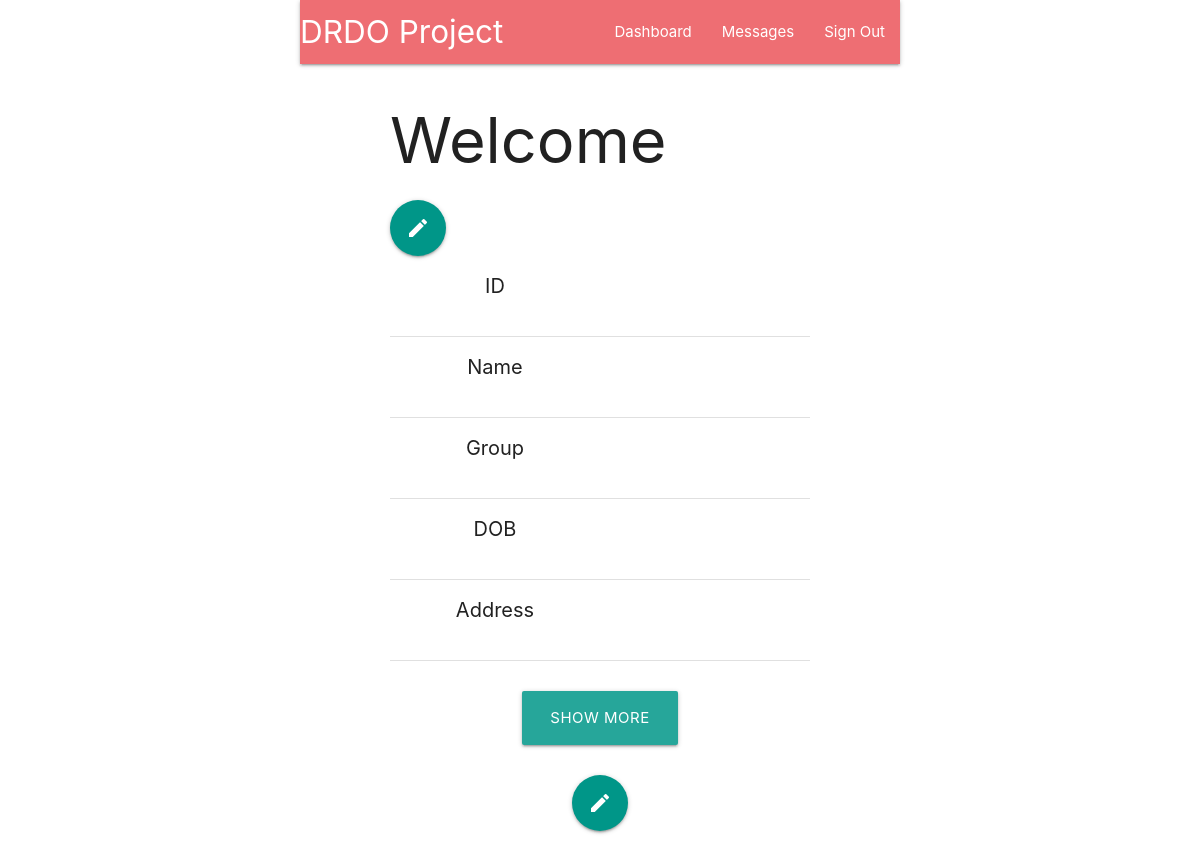
/dashboard (signed in), run on an earlier commit of the app's database.
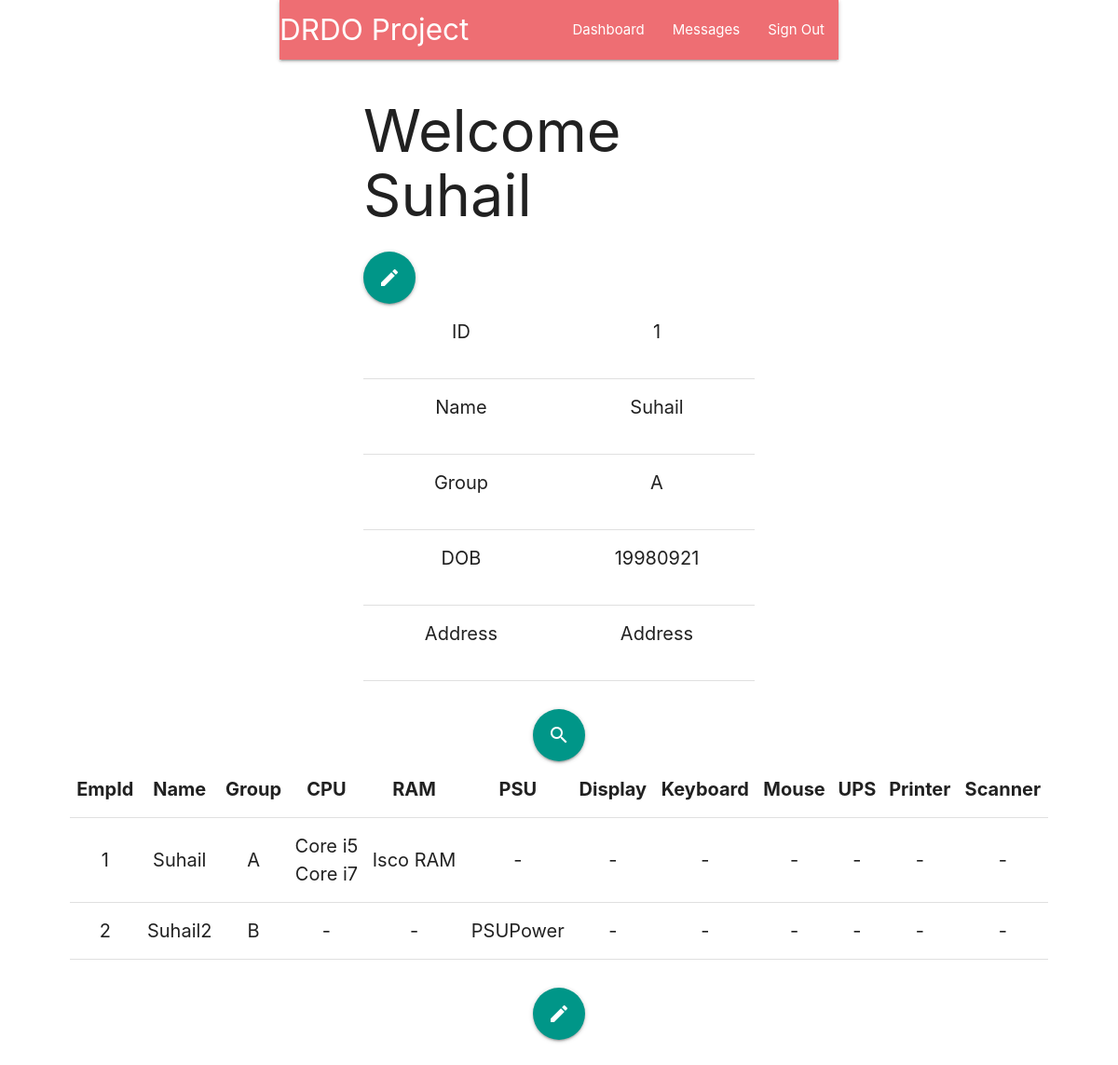
And on a later commit of the database.
### app.py (models this page shows, shortened)
class Employees(db.Model):
    group = db.Column(db.String(20))
    empId = db.Column(db.String(16), primary_key=True, unique=True, nullable=False)
    name = db.Column(db.String(50), nullable=False)
    dob = db.Column(db.String(10))
    address = db.Column(db.String(100), nullable=False)
    cpu = db.Column(db.String(16))
    ram = db.Column(db.String(16))
    psu = db.Column(db.String(16))
    display = db.Column(db.String(16))
    keyboard = db.Column(db.String(16))
    mouse = db.Column(db.String(16))
    ups = db.Column(db.String(16))
    printer = db.Column(db.String(16))
    scanner = db.Column(db.String(16))
    messages = db.Column(db.String(16))
    code = db.relationship("Auth", backref="emp")

class Cpu(db.Model):
    tagId = db.Column(db.String(16), primary_key=True, unique=True, nullable=False)
    name = db.Column(db.String(10), nullable=False)
    model = db.Column(db.String(10), nullable=False)
    gen = db.Column(db.String(10), nullable=False)
    remarks = db.Column(db.String(50), nullable=False)

class Ram(db.Model):
    tagId = db.Column(db.String(16), primary_key=True, unique=True, nullable=False)
    name = db.Column(db.String(10), nullable=False)
    model = db.Column(db.String(10), nullable=False)
    gen = db.Column(db.String(10), nullable=False)
    remarks = db.Column(db.String(50), nullable=False)

class Psu(db.Model):
    tagId = db.Column(db.String(16), primary_key=True, unique=True, nullable=False)
    name = db.Column(db.String(10), nullable=False)
    model = db.Column(db.String(10), nullable=False)
    gen = db.Column(db.String(10), nullable=False)
    remarks = db.Column(db.String(50), nullable=False)

### app.py (the view)
@app.route('/dashboard', methods=['POST', 'GET'])
def dashboard():
    if request.method == 'POST':
        arr = request.form['js_data'].split(',')
        emp = Employees.query.get_or_404(arr[0])
        emp.name=arr[1]
        emp.group=arr[2]
        emp.dob=arr[3]
        emp.address=arr[4]
        db.session.commit()
        print(emp)
        return str(emp)
    else:
        if(session=={}):
            return redirect('/')
        else:
            emp = Employees.query.filter_by(empId=session['userId']).first()
            admin = Auth.query.filter_by(empId = session['userId']).first().admin
            userRow = []
            if(admin==True):
                AllData=Employees.query.all()
                for item in AllData:
                    cpus = []
                    rams = []
                    msgs = []
                    psus = []
                    displays = []
                    keyboards=[]
                    mouses=[]
                    upss=[]
                    printers=[]
                    scanners=[]
                    messages=[]
                    if item.cpu != None:
                        cpuIds = item.cpu.split(',')
                        for tagId in cpuIds:
                            temp = Cpu.query.filter_by(tagId=tagId).first()
                            if temp != None:
                                cpus.append(temp.name)
                    if item.ram != None:
                        ramIds = item.ram.split(',')
                        for tagId in ramIds:
                            temp = Ram.query.filter_by(tagId=tagId).first()
                            if temp != None:
                                rams.append(temp.name)
                    if item.psu != None:
                        psuIds = item.psu.split(',')
                        for tagId in psuIds:
                            temp = Psu.query.filter_by(tagId=tagId).first()
                            if temp != None:
                                psus.append(temp.name)
                    if item.display != None:
                        displayIds = item.display.split(',')
                        for tagId in displayIds:
                            temp = Display.query.filter_by(tagId=tagId).first()
                            if temp != None:
                                displays.append(temp.name)
                    if item.keyboard != None:
                        keyboardIds = item.keyboard.split(',')
                        for tagId in keyboardIds:
                            temp = Keyboard.query.filter_by(tagId=tagId).first()
                            if temp != None:
                                keyboards.append(temp.name)
                    if item.mouse != None:
                        mouseIds = item.mouse.split(',')
                        for tagId in mouseIds:
                            temp = Mouse.query.filter_by(tagId=tagId).first()
                            if temp != None:
                                mouses.append(temp.name)
                    if item.ups != None:
                        upsIds = item.ups.split(',')
                        for tagId in upsIds:
                            temp = Ups.query.filter_by(tagId=tagId).first()
                            if temp != None:
                                upss.append(temp.name)
                    if item.printer != None:
                        printerIds = item.printer.split(',')
                        for tagId in printerIds:
                            temp = Printer.query.filter_by(tagId=tagId).first()
                            if temp != None:
                                printers.append(temp.name)
                    if item.scanner != None:
                        scannerIds = item.scanner.split(',')
                        for tagId in scannerIds:
                            temp = Scanner.query.filter_by(tagId=tagId).first()
                            if temp != None:
                                scanners.append(temp.name)
                    if item.messages!= None:
                        messageIds = item.messages.split(',')
                        for tagId in messageIds:
                            temp = Display.query.filter_by(tagId=tagId).first()
                            if temp != None:
                                messages.append(temp.name)
                    userRow.append({
                        'empId': [item.empId],
                        'name': [item.name],
                        'group': [item.group],
                        'cpu': cpus,
                        'ram': rams,
                        'psu': psus,
                        'display': displays,
                        'keyboard': keyboards,
                        'mouse': mouses,
                        'ups': upss,
                        'printer': printers,
                        'scanner': scanners
                    })
                print(userRow)
            else:
                userRow=None
            return render_template('Dashboard/index.html', data=emp, admin=admin, alldata=userRow)

### templates/Dashboard/index.html (shortened to what this page needs)
{% extends 'Nav/index.html' %}
{% block body %}
<div class="container" style="font-size: 20px;">
  <h1>Welcome {{data.name}}</h1>
  <a id="editIcon" class="btn-floating btn-large waves-effect waves-light teal btn tooltipped" data-position="bottom"
    data-tooltip="Edit"><i class="material-icons" onclick="Update(true)">edit</i></a>
  <div class="s12 section row" style="text-align: center">
    <div class="col s6">ID</div>
    <div class="col s6" name="empId">{{data.empId}}</div>
  </div>
  <div class="divider"></div>
  <div class="s12 section row" style="text-align: center">
    <div class="col s6">Name</div>
    <div class="col s6" name="name">{{data.name}}</div>
  </div>
  <div class="divider"></div>
  <div class="s12 section row" style="text-align: center">
    <div class="col s6">Group</div>
    <div class="col s6" name="group">{{data.group}}</div>
  </div>
  <div class="divider"></div>
  <div class="s12 section row" style="text-align: center">
    <div class="col s6">DOB</div>
    <div class="col s6" name="dob">{{data.dob}}</div>
  </div>
  <div class="divider"></div>
  <div class="s12 section row" style="text-align: center">
    <div class="col s6">Address</div>
    <div class="col s6" name="address">{{data.address}}</div>
  </div>
  <div class="divider"></div>
  {% if admin==True %}
  <div class="classContainer">
    <div>
        <div id="searchIcon" style="text-align-last: center">
          <br />
            <a class="btn-floating btn-large waves-effect waves-light teal btn tooltipped" data-position="bottom"
            data-tooltip="Search"><i class="material-icons" onclick="Seaching(true)">search</i></a></div>
    </div>
    <table class="highlight centered responsive-table" id="myTable">
      <thead>
        <tr>
          <th onclick="sortTable(0)">EmpId</th>
          <th onclick="sortTable(1)">Name</th>
          <th onclick="sortTable(2)">Group</th>
          <th onclick="sortTable(3)">CPU</th>
          <th onclick="sortTable(4)">RAM</th>
          <th onclick="sortTable(5)">PSU</th>
          <th onclick="sortTable(6)">Display</th>
          <th onclick="sortTable(7)">Keyboard</th>
          <th onclick="sortTable(8)">Mouse</th>
          <th onclick="sortTable(9)">UPS</th>
          <th onclick="sortTable(10)">Printer</th>
          <th onclick="sortTable(11)">Scanner</th>
        </tr>
      </thead>
      <tbody>
        {% for item in alldata %}
        <tr>
          {% for prop in item %}
          <td>
            {% if item[prop] !=[] %}
            {% for row in item[prop]%}
            {{row}}</br>
            {% endfor %}
            {% else %}
            -
            {% endif %}
          </td>
          {% endfor %}
        </tr>
        {% endfor %}
      </tbody>
    </table>
  </div>
  {% else %}
  <div id="showingMoreButton">
    <br />
    <div style="text-align: center">
      <a class="waves-effect waves-light btn-large" onclick="Show(true)">Show More</a>
    </div>
  </div>
  {%endif %}
  <div style="text-align-last: center">
    <br />
    <a id="editTable" class="btn-floating btn-large waves-effect waves-light teal btn tooltipped" data-position="bottom"
    data-tooltip="Edit Table"><i class="material-icons" onclick="location.href='edit'">edit</i></a>
    <br />
    <br />
    <br />
  </div>
</div>
{% endblock %}

### templates/Nav/index.html
{% extends 'base.html' %}
{% block nav %}
  <nav>
    <div class="nav-wrapper">
      <a href="#" class="brand-logo">DRDO Project</a>
      <ul id="nav-mobile" class="right hide-on-med-and-down">
        <li><a href="/dashboard">Dashboard</a></li>
        <li><a href="/messages">Messages</a></li>
        <li><a href="/signOut">Sign Out</a></li>
      </ul>
    </div>
  </nav>
{% endblock%}

### templates/base.html (shortened to what this page needs)
<!DOCTYPE html>
<html style="margin: 0 25%">
<head>
    <link type="text/css" rel="stylesheet" href="{{ url_for('static', filename='css/materialize.css') }}" media="screen,projection">
</head>
{% block nav %}{% endblock %}
<body>
    {% block body %}{% endblock %}
</body>
</html>

### templates/Dashboard/index.html (style rules this page uses)
@media (min-width: 1000px) { .classContainer { width: 250%; margin-left: -75%; } }

What changed in the data, as far as the page shows it:
added Employees: name "Suhail", empId "1", group "A", dob "19980921", address "Address"
added Cpu: name "Core i5"
added Cpu: name "Core i7"
added Ram: name "Isco RAM"
added Employees: name "Suhail2"
added Psu: name "PSUPower"
Also different on the page:
text no longer shown: "SHOW MORE"
text now shown: "EmpId Name Group CPU RAM PSU Display Keyboard Mouse UPS Printer Scanner"
new list line: "1 A - - - - - - -"
new list line: "2 B - - - - - - - -"
